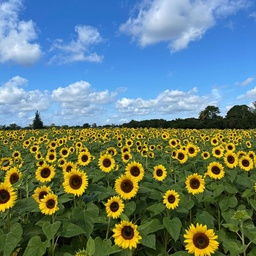
#> input picture images/the_berry_farms_sunflower_field.jpeg, 256 x 256 px, shrunk from 1440 x 1440 before the run, found by its file name
$ jupyter execute test.ipynb
#> lines starting #> are read from the running program, lines starting #| are printed output that depends on the picture
### Testing codes/fft2d.py
import numpy as np
import scipy.stats as st

# Gaussian Kernel generation
def gkern(sigma):
    kernlen = 2*int(3 * sigma + 0.5) + 1
    x = np.linspace(-sigma, sigma, kernlen+1)
    kern1d = np.diff(st.norm.cdf(x))
    kern2d = np.outer(kern1d, kern1d)
    return kern2d/kern2d.sum()

class fourier():
    # Fourier 2D fft using 1D fft
    def dft(self, img):
        return np.fft.fft(np.fft.fft(img, axis=0), axis=1)

    def idft(self, img):
        conjugate = np.conj(img)
        reconstruct = self.dft(conjugate)/(img.shape[0]*img.shape[1])

        return reconstruct

### Testing codes/test.ipynb
[cell 1]
import numpy as np
import matplotlib.pyplot as plt
import cv2
import fft2d
import time
import math
from math import sqrt
from scipy import spatial

class laplaceScaleSpace():
    def __init__(self):
        # default values (Initialization only)
        self.numScales = 10
        self.k = 1.25
        self.sigma = 0.5
        self.thresh_percent = 0.035
        self.debug = 0
        self.output_filename = 'result.jpg'

        self.trans = fft2d.fourier()
        self.scaleSpace = []
        self.blobMarkers = []
        self.newImg = []
        self.radiiByScale = []

    def convolveImg(self, image, kernel):
        m,n = image.shape
        p,q = kernel.shape

        ## Align the kernel to the center of the image
        paddedKernel = np.zeros((m,n), dtype='float64')
        try:
            paddedKernel[int(m/2)-int(p/2):int(m/2)+int(p/2)+1, int(n/2)-int(q/2):int(n/2)+int(q/2)+1] = kernel
        except ValueError:
            paddedKernel[int(m/2)-int(p/2):int(m/2)+int(p/2), int(n/2)-int(q/2):int(n/2)+int(q/2)] = kernel

        result = self.trans.dft(image.astype('float64')/255.)*self.trans.dft(paddedKernel.astype('float64'))
        newImg = np.fft.fftshift(np.absolute(self.trans.idft(result)))
        return newImg

    def computeScaleSpace(self, img):
        m,n = img.shape
        if self.debug:
            print('Round, Sigma Value, ScaleSpaceShape')

        for i in range(0, self.numScales):
            scaledsigma = self.sigma * self.k ** (i)
            self.kernel = fft2d.gkern(scaledsigma)
            self.newImg.append(self.convolveImg(img, self.kernel))

            if i > 0:
                self.scaleSpace.append(np.square(self.newImg[i]-self.newImg[i-1]))
                if self.debug:
                    print(i, scaledsigma, np.shape(self.scaleSpace))

        self.radiiByScale = [(i-1)*(20/(self.numScales-2))+2.5 for i in range(1, self.numScales)]

    def getNMS2D(self, img):
        thresh_limit = (np.max(img)-np.min(img))*self.thresh_percent

        kernel = np.ones((3, 3), dtype='float64')
        dilated = cv2.dilate(img, kernel, iterations=1)

        maxima = (img==dilated)*img >= thresh_limit
        return maxima

    def getNMS3D(self, scaleSpace2D):
        maxvalNeighbors = np.copy(scaleSpace2D)
        if self.debug:
            print(np.shape(maxvalNeighbors))
        for i in range(0,(self.numScales-1)):
            if i == 0:
                lowScale = i
                upperScale = i+1
            elif i < (self.numScales-2):
                lowScale = i-1
                upperScale = i+1
            else:
                lowScale = i-1
                upperScale = i

            maxvalNeighbors[i,:,:] = np.amax(maxvalNeighbors[lowScale:upperScale+1,:,:], axis=0)

        originalValMarkers = maxvalNeighbors == scaleSpace2D
        if self.debug:
            print(np.shape(originalValMarkers))
        self.scaleSpace3DNMS = np.multiply(maxvalNeighbors, originalValMarkers)


    def detectBlobs(self, image, NumScales=10, k=1.25, sigma=0.5, thresh_percent=0.035):
        self.numScales = NumScales
        self.k = k
        self.sigma = sigma
        self.thresh_percent = thresh_percent

        self.scaleSpace2DNMS = [[] for i in range(self.numScales-1)]

        ## Laplacian scale space computation
        self.computeScaleSpace(image)
        if self.debug:
            print('Completed - ScaleSpace')

        # 2D NMS computation
        for i in range(0,len(self.scaleSpace)):
            self.scaleSpace2DNMS[i] = self.getNMS2D(np.array(self.scaleSpace[i]))
        if self.debug:
            print('Completed - NMS/threshold')

        self.getNMS3D( self.scaleSpace2DNMS)

        self.displayCircles(image)

    def retblobmarkers(self):
        if self.debug:
            print('Round, TotalMaxima in ScaleSpace, TotalBlobMarkers')
        for i in range(0,len(self.scaleSpace3DNMS)):
            # Finds the location of maxima in the scale space
            inds = np.where(self.scaleSpace3DNMS[i] > 0)
            x = [self.radiiByScale[i] for t in range(0,len(inds[0]))]

            markers = np.zeros((3,len(inds[0])))
            markers[0]=inds[0]
            markers[1]=inds[1]
            markers[2]=x
            markers = np.transpose(markers)
            markers = self.redundancy(markers, 0.001) #0.001

            if i == 0:
                self.blobMarkers = markers
            else:
                self.blobMarkers = np.append(self.blobMarkers, markers, axis=0)

            if self.debug:
                print(i, np.shape(inds), np.shape(self.blobMarkers), self.radiiByScale[i])
        if self.debug:
            print('Completed - Blob Markers')

    def displayCircles(self, image):
        self.retblobmarkers()
        from matplotlib.patches import Circle

        fig,ax = plt.subplots(1)
        ax.set_aspect('equal')
        ax.imshow(image, cmap='gray')

        for coord in self.blobMarkers:

            circ = Circle((coord[1],coord[0]), coord[2], color='r', linewidth=0.5, fill=False)
            ax.add_patch(circ)

        plt.title('%i circles' % len(self.blobMarkers))
        plt.show()

    def blob_overlap(self, blob1, blob2):
        n_dim = len(blob1) - 1
        root_ndim = sqrt(n_dim)

        # radius of two blobs
        r1 = blob1[-1] * root_ndim
        r2 = blob2[-1] * root_ndim

        d = sqrt(np.sum((blob1[:-1] - blob2[:-1])**2))

        #no overlap between two blobs
        if d > r1 + r2:
            return 0
        elif d <= abs(r1 - r2):
            return 1
        else:
            #computing the area of overlap between blobs
            ratio1 = (d ** 2 + r1 ** 2 - r2 ** 2) / (2 * d * r1)
            ratio1 = np.clip(ratio1, -1, 1)
            acos1 = math.acos(ratio1)
            ratio2 = (d ** 2 + r2 ** 2 - r1 ** 2) / (2 * d * r2)
            ratio2 = np.clip(ratio2, -1, 1)
            acos2 = math.acos(ratio2)
            a = -d + r2 + r1
            b = d - r2 + r1
            c = d + r2 - r1
            d = d + r2 + r1
            area = (r1 ** 2 * acos1 + r2 ** 2 * acos2 -0.5 * sqrt(abs(a * b * c * d)))
            return area/(math.pi * (min(r1, r2) ** 2))

    def redundancy(self, blobs_array, overlap):
        sigma = blobs_array[:, -1].max()
        distance = 2 * sigma * sqrt(blobs_array.shape[1] - 1)

        # Binary search to determine all possible pairs of circles for overlap checking
        tree = spatial.cKDTree(blobs_array[:, :-1])
        pairs = np.array(list(tree.query_pairs(distance)))
        if len(pairs) == 0:
            return blobs_array
        else:
            for (i, j) in pairs:
                blob1, blob2 = blobs_array[i], blobs_array[j]
                if self.blob_overlap(blob1, blob2) > overlap:
                    if blob1[-1] > blob2[-1]:
                        blob2[-1] = 0
                    else:
                        blob1[-1] = 0
        return np.array([b for b in blobs_array if b[-1] > 0])


###########
#######
### DRIVER CODE
#######
###########

## Enter the filename for running the blob detection code

filename = 'images\\the_berry_farms_sunflower_field.jpeg'
img = cv2.imread(filename, 0)
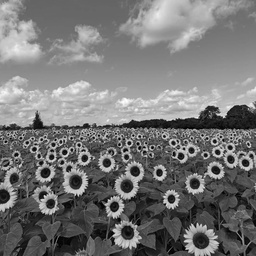
#> img: shape (256, 256); min 0, max 254, mean 117.2

t1 = time.time()
obj = laplaceScaleSpace()
obj.debug = 0 # 1 creates verbose output
obj.output_filename = 'result-'+filename

# Function Parameter Values
# detectBlobs(img, NumScales=10, k=1.25, sigma=0.5, thresh_percent=0.035

if filename == 'butterfly.jpg':
    obj.detectBlobs(img, 5, 1.375*2, 0.78125, 0.013)  #butterfly
elif filename == 'fishes.jpg':
    obj.detectBlobs(img, 4, 1.375*1.5, 0.5, 0.02)  #fishes
elif filename == 'images\\the_berry_farms_sunflower_field.jpeg':
    obj.detectBlobs(img, 5, 1.45, 0.5, 0.1)  #sunflowers
#> the loop in computeScaleSpace, `for i in range(0, self.numScales):` made 5 passes
#> pass 1, in convolveImg, `newImg = np.fft.fftshift(np.absolute(self.trans.idft(result)))`:
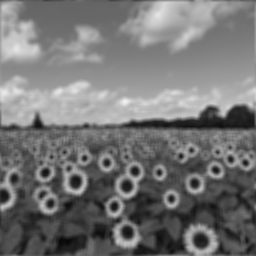
#> newImg: shape (256, 256) float64; min 0.0322, max 0.947, mean 0.46
#> after the loop in computeScaleSpace, `for i in range(0, self.numScales):`: self.newImg = 5 items; self.scaleSpace = 4 items
#> in computeScaleSpace, `self.radiiByScale = [(i-1)*(20/(self.numScales-2))+2.5 for i in range(..`: self.radiiByScale = [2.5, 9.17, 15.83, 22.5]
#> the loop in detectBlobs, `for i in range(0,len(self.scaleSpace)):` made 4 passes
#> thresh_limit in getNMS2D on passes 1 to 4: 1.49e-05, 0.00364, 0.00426, 0.000448
#> pass 1, in getNMS2D, `dilated = cv2.dilate(img, kernel, iterations=1)`:
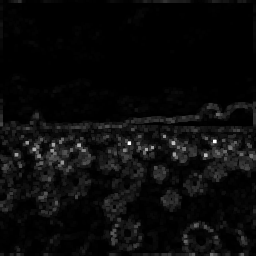
#> dilated: shape (256, 256) float64; min 1.23e-32, max 0.000149, mean 6.35e-06; drawn with min black and max white
#> pass 1, in getNMS2D, `maxima = (img==dilated)*img >= thresh_limit`:
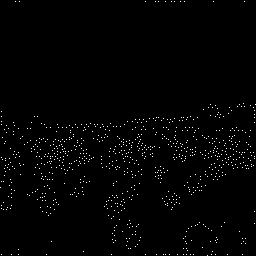
#> maxima: shape (256, 256) bool; 1.3% white in thin lines or dots
#> pass 2, in getNMS2D (call 2), `dilated = cv2.dilate(img, kernel, iterations=1)`:
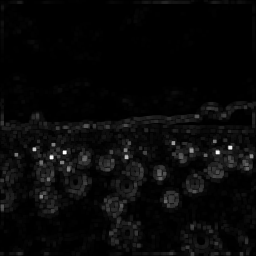
#> dilated: shape (256, 256) float64; min 2.77e-32, max 0.0364, mean 0.00125; drawn with min black and max white
#> pass 2, in getNMS2D (call 2), `maxima = (img==dilated)*img >= thresh_limit`:
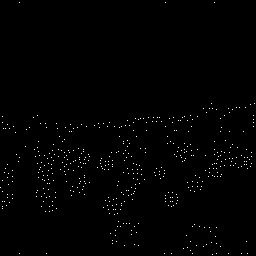
#> maxima: shape (256, 256) bool; 0.74% white in thin lines or dots
#> after the loop in detectBlobs, `for i in range(0,len(self.scaleSpace)):`: self.scaleSpace2DNMS = 4 items
#> the loop in retblobmarkers, `for i in range(0,len(self.scaleSpace3DNMS)):` made 4 passes
#> the loop in displayCircles, `for coord in self.blobMarkers: ` made 245 passes
#> coord on passes 1 to 3: [1, 19, 2.5], [1, 145, 2.5], [1, 155, 2.5]
#> in displayCircles, `plt.show()`:
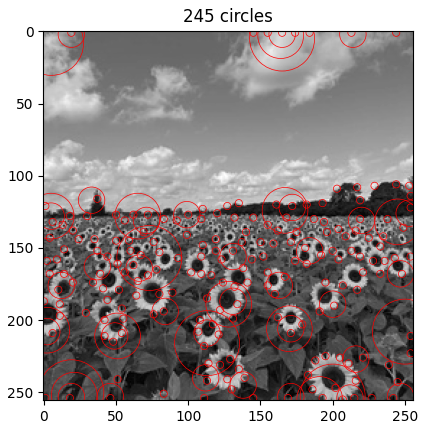
#> figure drawn by matplotlib, 1 panel
elif filename == 'einstein.jpg':
    obj.detectBlobs(img, 5, 2.25, 0.5625, 0.03)  #einstein
else:
    print('Please enter an appropriate filename')

print("Run time = {}s".format(time.time()-t1))

$ run again, with images/005.jpg copied over images/the_berry_farms_sunflower_field.jpeg
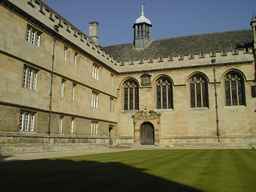
#> input picture images/005.jpg, 256 x 192 px, shrunk from 1024 x 768 before the run, found by its file name
#> after the loop in computeScaleSpace, `for i in range(0, self.numScales):`: self.newImg = 5 items; self.scaleSpace = 4 items
#> self.radiiByScale = [2.5, 9.17, 15.83, 22.5]
#> the loop in detectBlobs, `for i in range(0,len(self.scaleSpace)):` made 4 passes
#> thresh_limit in getNMS2D on passes 1 to 4: 8.05e-06, 0.00139, 0.0016, 0.000164
#> pass 1, in getNMS2D, `maxima = (img==dilated)*img >= thresh_limit`:
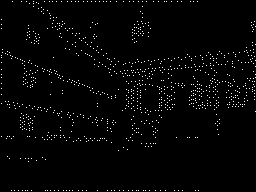
#> maxima: shape (192, 256) bool; 2% white in thin lines or dots
#> after the loop in detectBlobs, `for i in range(0,len(self.scaleSpace)):`: self.scaleSpace2DNMS = 4 items
#> the loop in retblobmarkers, `for i in range(0,len(self.scaleSpace3DNMS)):` made 4 passes
#> the loop in displayCircles, `for coord in self.blobMarkers: ` made 256 passes
#> coord on passes 1 to 3: [1, 12, 2.5], [1, 21, 2.5], [1, 44, 2.5]
#> in displayCircles, `plt.show()`:
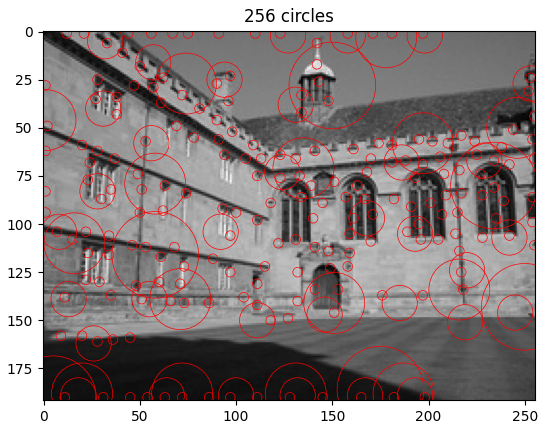
#> figure drawn by matplotlib, 1 panel
